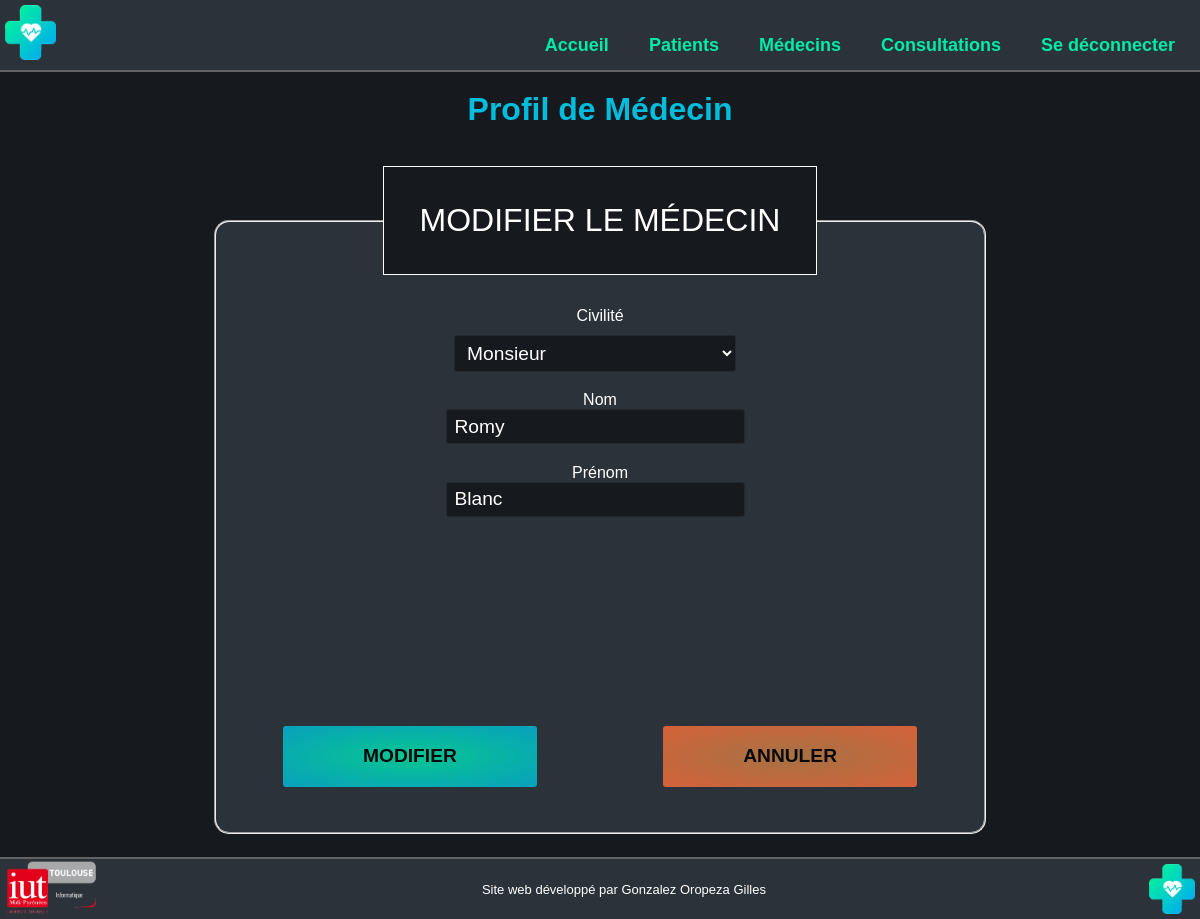
Page /profilmedecin.php?id_medecin=2 (signed in) on the earlier database version.
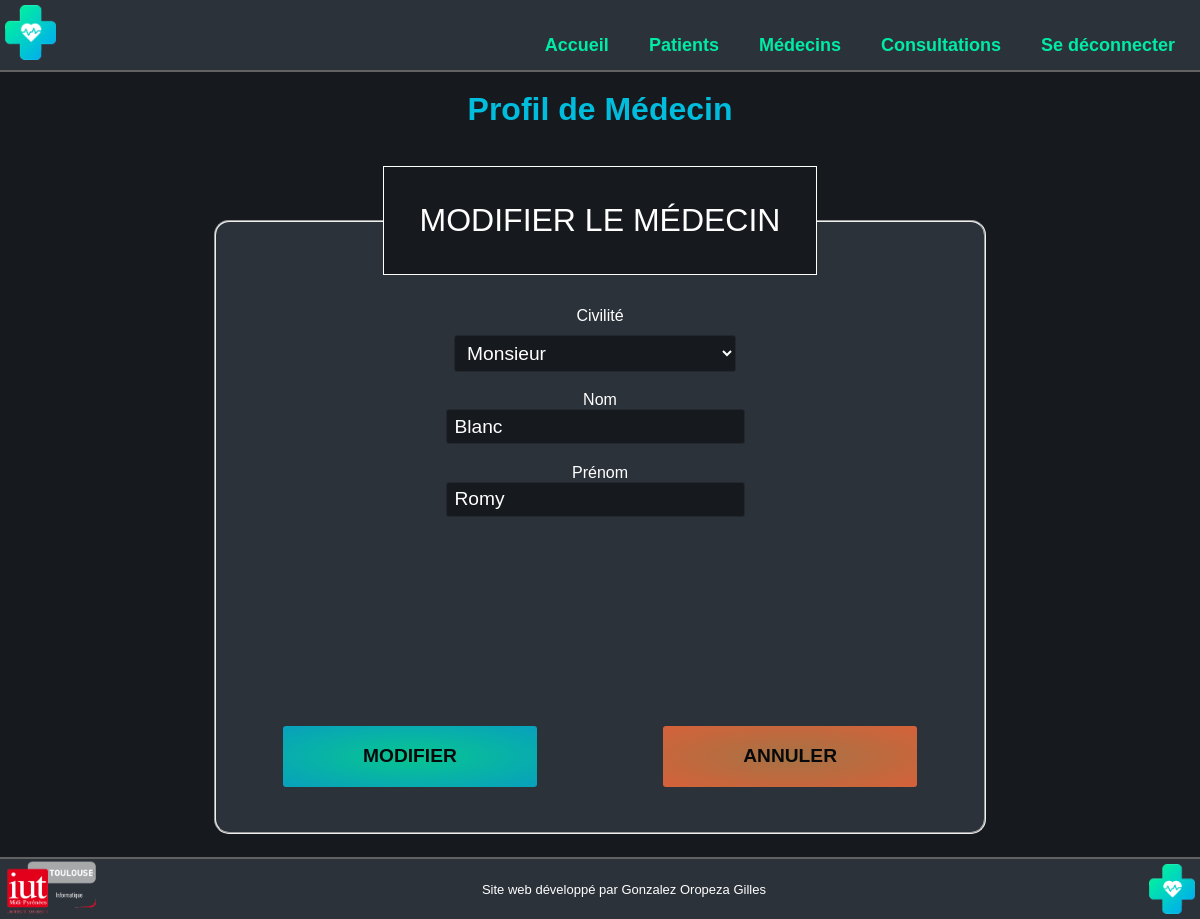
Same page on the later database version.
### tables this page shows
CREATE TABLE IF NOT EXISTS `medecin` (
  `id_medecin` int(11) NOT NULL AUTO_INCREMENT,
  `nom` varchar(50) DEFAULT NULL,
  `prenom` varchar(50) DEFAULT NULL,
  `civilite` varchar(50) DEFAULT NULL,
  PRIMARY KEY (`id_medecin`)
);

### public_html/profilmedecin.php (the view, shortened to what this page needs)
<?php
require 'php/connexiondb.php';
$req = $linkpdo->prepare("SELECT civilite, nom, prenom, id_medecin FROM medecin WHERE id_medecin = :id_medecin");
$req->execute(array('id_medecin'=>$_GET['id_medecin']));
$data = $req->fetch();
?>
<!DOCTYPE html>
<html lang="fr">
<head>
	<link rel="stylesheet" type="text/css" href="css/common.css">
	<link rel="stylesheet" type="text/css" href="css/profilpatient.css">
	<link rel="stylesheet" type="text/css" href="css/footer.css">
	<link rel="stylesheet" type="text/css" href="css/header.css">
</head>
<body>
	<?php
		include "php/header.php";
	?>
	<h1>Profil de Médecin</h1>
	<fieldset>
		<legend>
			Modifier le médecin
		</legend>
		<form method="post" action="php/modificationMedecin.php">
			<div class="textinputs">
				Civilité<select name="civilite" required>
					<?php
						if($data['civilite'] === "Monsieur") {
							?>
					<option value="Monsieur">Monsieur</option>
							<?php
						} else {
							?>
					<option value="Madame">Madame</option>
					<option value="Monsieur">Monsieur</option>
							<?php
						} ?>
				</select>
				Nom<input type="text" name="nom" value="<?php echo $data['nom']; ?>" required></input>
				Prénom<input type="text" name="prenom" value="<?php echo $data['prenom']; ?>" required></input>
			</div>
			<div class="submitinputs">
				<input class="edit" type="submit" name="modifier" value="Modifier"></input>
				<button class="cancel" onclick="location.href='medecins.php'" type="button">Annuler</button>
			</div>
		</form>
	</fieldset>
	<?php
		include "php/footer.php";
	?>
</body>
</html>

Differences in the rows shown:
changed medecin "Monsieur": nom "Romy" → "Blanc"; prenom "Blanc" → "Romy"
